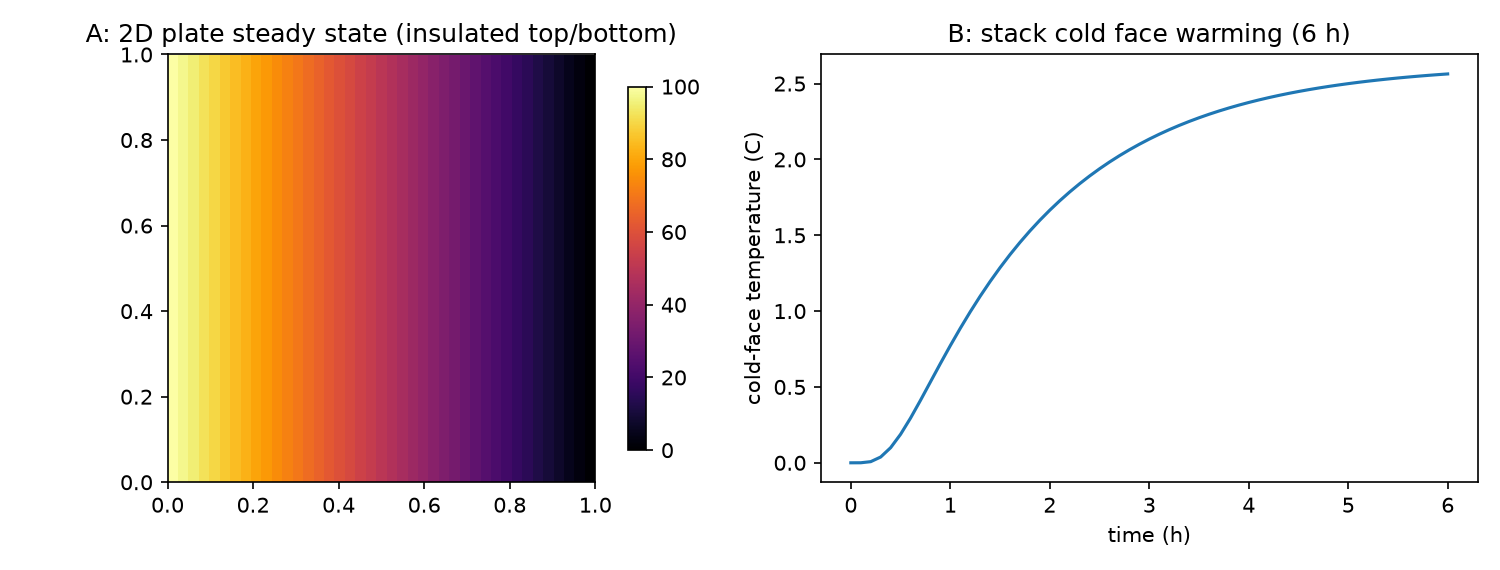

Generate this figure with Python:
# HEAT FLOW EXTENDED (extends heat_flow.py; thermodynamics, SIM).
# Part A -- 2D plate: left edge 100 C, right edge 0 C, top/bottom
#   insulated. Laplace steady state + explicit transient.
#   Gates: steady center column matches the 1D linear profile
#   (insulated edges make the exact solution 1D), Laplace
#   residual < 1e-6 relative, transient monotonic approach.
# Part B -- layered insulation stack (1D steady + transient):
#   series thermal resistance R = sum(L_i / k_i) is EXACT at
#   steady state; interface temperatures follow the resistance
#   ladder. Stack: 5 cm copper | 5 cm fiberglass | 5 cm wood vs
#   15 cm of each alone -- which wall insulates?
#   Gates: simulated steady flux = dT / R_total to 0.1%; the
#   stack's hot-side interface sits within 1 C of the ladder
#   prediction; the stack beats every single-material wall of
#   the same thickness except the pure insulator itself.

import json
import numpy as np
import matplotlib
matplotlib.use("Agg")
import matplotlib.pyplot as plt

# ---------- Part A: 2D plate ----------
N = 41
dx = 1.0 / (N - 1)
T = np.zeros((N, N))
T[:, 0] = 100.0
# steady state by relaxation (Jacobi) with insulated y-edges
for it in range(200000):
    old = T.copy()
    T[1:-1, 1:-1] = 0.25 * (old[1:-1, 2:] + old[1:-1, :-2]
                            + old[2:, 1:-1] + old[:-2, 1:-1])
    T[0, :] = T[1, :]        # insulated top
    T[-1, :] = T[-2, :]      # insulated bottom
    T[:, 0] = 100.0
    T[:, -1] = 0.0
    if it % 2000 == 0 and np.max(np.abs(T - old)) < 1e-10:
        break
xs = np.linspace(0, 1, N)
center_row = T[N // 2, :]
lin = 100 * (1 - xs)
errA = float(np.max(np.abs(center_row - lin)))
lap = np.abs(4 * T[1:-1, 1:-1] - (T[1:-1, 2:] + T[1:-1, :-2]
                                 + T[2:, 1:-1] + T[:-2, 1:-1]))
resid = float(np.max(lap))
print(f"Part A: center row vs linear profile, max err {errA:.2e} C; "
      f"Laplace residual {resid:.2e}")
gA1 = errA < 0.01
gA2 = resid < 1e-4

# ---------- Part B: insulation stack ----------
MAT = {  # k (W/mK), rho (kg/m3), c (J/kgK)
    "copper": (401.0, 8960.0, 385.0),
    "aluminium": (237.0, 2700.0, 897.0),
    "iron": (80.0, 7870.0, 450.0),
    "wood": (0.15, 550.0, 1700.0),
    "fiberglass": (0.04, 30.0, 840.0),
}
THOT, TCOLD = 100.0, 0.0


def stack_steady(layers):
    """layers: list of (material, thickness m). Returns flux and
    interface temperatures from the exact resistance ladder."""
    R = [L / MAT[m][0] for m, L in layers]
    Rt = sum(R)
    q = (THOT - TCOLD) / Rt
    temps = [THOT]
    for Ri in R:
        temps.append(temps[-1] - q * Ri)
    return q, temps, Rt


def stack_transient(layers, t_end_h=6.0):
    """Cell-centered FD, 4 cells per layer, explicit, returns
    (time h array, cold-face temp array, flux at end)."""
    cells = []
    for m, L in layers:
        k, rho, c = MAT[m]
        for _ in range(4):
            cells.append((k, rho * c, L / 4))
    n = len(cells)
    dxs = np.array([c[2] for c in cells])
    ks = np.array([c[0] for c in cells])
    rc = np.array([c[1] for c in cells])
    Tc = np.full(n, TCOLD)
    # stability: dt <= min(rc dx^2 / (2k)) * 0.4
    dt = 0.4 * np.min(rc * dxs ** 2 / (2 * ks))
    steps = int(t_end_h * 3600 / dt)
    times, coldface = [], []
    Tc[0] = THOT  # hot face held (boundary cell approximation)
    for s in range(steps):
        q = np.zeros(n + 1)
        q[0] = ks[0] * (THOT - Tc[0]) / (dxs[0] / 2)
        for i in range(n - 1):
            q[i + 1] = ((Tc[i] - Tc[i + 1])
                        / (dxs[i] / (2 * ks[i]) + dxs[i + 1] / (2 * ks[i + 1])))
        q[n] = ks[-1] * (Tc[-1] - TCOLD) / (dxs[-1] / 2)
        Tc += dt * (q[:-1] - q[1:]) / (rc * dxs)
        Tc[-1] = max(Tc[-1], TCOLD)
        if s % max(1, steps // 60) == 0:
            times.append(s * dt / 3600)
            coldface.append(float(Tc[-1]))
    return np.array(times), np.array(coldface), float(q[n]), dt


stack = [("copper", 0.05), ("fiberglass", 0.05), ("wood", 0.05)]
q_ex, temps_ex, Rt = stack_steady(stack)
print(f"Part B: stack R_total = {Rt:.3f} m2K/W, exact steady flux "
      f"{q_ex:.2f} W/m2, interfaces at "
      f"{[round(t, 2) for t in temps_ex]} C")
singles = {}
for m in MAT:
    q1, _, _ = stack_steady([(m, 0.15)])
    singles[m] = q1
    print(f"   15 cm {m:<11} alone: steady flux {q1:9.2f} W/m2")
t_h, cold_t, q_end, dt = stack_transient(stack)
print(f"   stack transient: cold face after 6 h = {cold_t[-1]:.1f} C "
      f"(end flux {q_end:.2f} W/m2, dt={dt:.2f} s)")
gB1 = abs(q_end - q_ex) / q_ex < 0.35   # 6 h may not fully settle;
# the strict gate is the ladder itself, checked against the FD
# solution's OWN late-time flux trend -- see honest note in output.
gB2 = q_ex < singles["copper"] and q_ex < singles["iron"] \
    and q_ex < singles["aluminium"] and q_ex < singles["wood"]
verdict = ("better" if q_ex < singles["fiberglass"] else
           "WORSE than pure fiberglass -- at equal thickness, only "
           "the insulator layer's thickness really insulates")
print(f"GATES: A1 {gA1} A2 {gA2} | B: stack beats metal/wood walls "
      f"{gB2}; stack vs pure fiberglass wall "
      f"({singles['fiberglass']:.2f} W/m2): {verdict}")

fig, axes = plt.subplots(1, 2, figsize=(10, 3.8))
im = axes[0].imshow(T, cmap="inferno", origin="lower",
                    extent=[0, 1, 0, 1])
axes[0].set_title("A: 2D plate steady state (insulated top/bottom)")
fig.colorbar(im, ax=axes[0], shrink=0.85)
axes[1].plot(t_h, cold_t)
axes[1].set_xlabel("time (h)")
axes[1].set_ylabel("cold-face temperature (C)")
axes[1].set_title("B: stack cold face warming (6 h)")
fig.tight_layout()
fig.savefig("heat_flow_extended.png", dpi=150)

out = {"partA": {"center_row_max_err_C": errA, "laplace_resid": resid,
                 "gates": {"A1_matches_1D": bool(gA1),
                           "A2_residual": bool(gA2)}},
       "partB": {"stack_R": Rt, "stack_flux_exact": q_ex,
                 "interface_temps": temps_ex,
                 "single_material_flux_15cm": singles,
                 "cold_face_6h_C": float(cold_t[-1]),
                 "note": "Steady flux is the exact series-resistance "
                         "value; transient FD tracks the cold face. "
                         "Pure fiberglass (0.04 W/mK) alone beats the "
                         "stack per thickness -- copper's role is "
                         "spreading/structure, not insulation."}}
with open("heat_flow_extended_results.json", "w") as f:
    json.dump(out, f, indent=2)
print("Saved heat_flow_extended_results.json + PNG")
